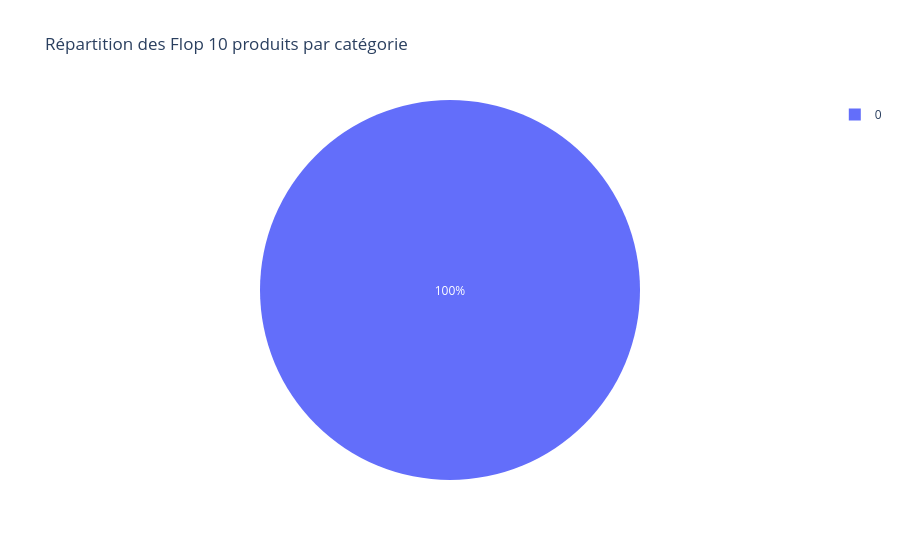

Here is the notebook cell this chart was saved with:
### Markdown cell above
<div style="border: 1px solid #224F59;" >
<h3 style="margin: auto; padding: 20px; color: #224F59; "> 
 Répartition des Flop produits par catégorie</h3>
</div>

### Code cell
flop_par_categ = flop_produits.groupby('categ')['ca_total'].sum().reset_index()

fig = px.pie(
    flop_par_categ,
    values='ca_total',
    names='categ',
    title="Répartition des Flop 10 produits par catégorie"
)
fig.show()

### Figure 1 — Plotly figure (JSON) as saved in the notebook; plotly's stock layout.template omitted (floating-point values rounded to 4 significant figures)
{"data": [{"domain": {"x": [0, 1], "y": [0, 1]}, "hovertemplate": "categ=%{label}<br>ca_total=%{value}<extra></extra>", "labels": [0], "legendgroup": "", "name": "", "showlegend": true, "type": "pie", "values": [20.17]}], "layout": {"autosize": true, "legend": {"tracegroupgap": 0}, "title": {"text": "Répartition des Flop 10 produits par catégorie"}}}
